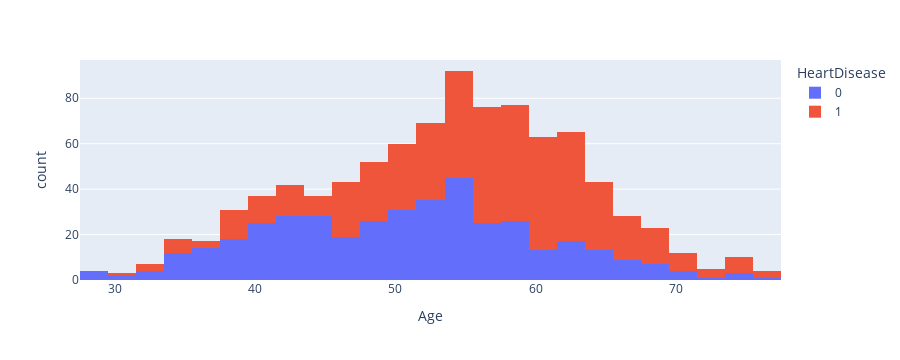

The cell this chart's notebook holds for it:
### Code cell
px.histogram(heart_df, x = 'Age' , color = "HeartDisease")

### Figure 1 — Plotly figure (JSON) as saved in the notebook; plotly's stock layout.template omitted (floating-point values rounded to 4 significant figures; data arrays with more than 128 entries replaced by an {"elided": "..."} marker saying what was removed)
{"data": [{"alignmentgroup": "True", "bingroup": "x", "hovertemplate": "HeartDisease=0<br>Age=%{x}<br>count=%{y}<extra></extra>", "legendgroup": "0", "marker": {"color": "#636efa", "pattern": {"shape": ""}}, "name": "0", "offsetgroup": "0", "orientation": "v", "showlegend": true, "type": "histogram", "x": {"elided": "410 int values"}, "xaxis": "x", "yaxis": "y"}, {"alignmentgroup": "True", "bingroup": "x", "hovertemplate": "HeartDisease=1<br>Age=%{x}<br>count=%{y}<extra></extra>", "legendgroup": "1", "marker": {"color": "#EF553B", "pattern": {"shape": ""}}, "name": "1", "offsetgroup": "1", "orientation": "v", "showlegend": true, "type": "histogram", "x": {"elided": "508 int values"}, "xaxis": "x", "yaxis": "y"}], "layout": {"barmode": "relative", "height": 360, "legend": {"title": {"text": "HeartDisease"}, "tracegroupgap": 0}, "margin": {"t": 60}, "xaxis": {"anchor": "y", "autorange": true, "domain": [0, 1], "range": [27.5, 77.5], "title": {"text": "Age"}, "type": "linear"}, "yaxis": {"anchor": "x", "autorange": true, "domain": [0, 1], "range": [0, 53.68], "title": {"text": "count"}}}}
